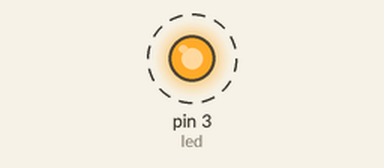
Simulated run of this sketch. Board: Arduino Uno, built with avr-gcc and run on an emulated ATmega328P. Parts: output pins drawn as LEDs (lit = HIGH). Dashed ring = blinking.

Above: at 0.5 s.
Timing chart, 0 to 4.6 s (numbered marks = the images above):
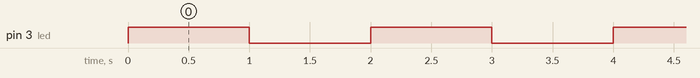

Measured:
- by itself, pin 3 (led): alternates HIGH for 1.0 s and LOW for 1.0 s

The sketch:

led1_toggle.ino
```cpp
int led=3;

void setup() {

  // GPIO - Port Declaration
  pinMode(led,OUTPUT); // write for pin 3
}

void loop() {
  digitalWrite(led,1); // ON State
  delay(1000); // on-delay - millis
  digitalWrite(led,0); // OFF State
  delay(1000); // off-delay - millis
}
```
